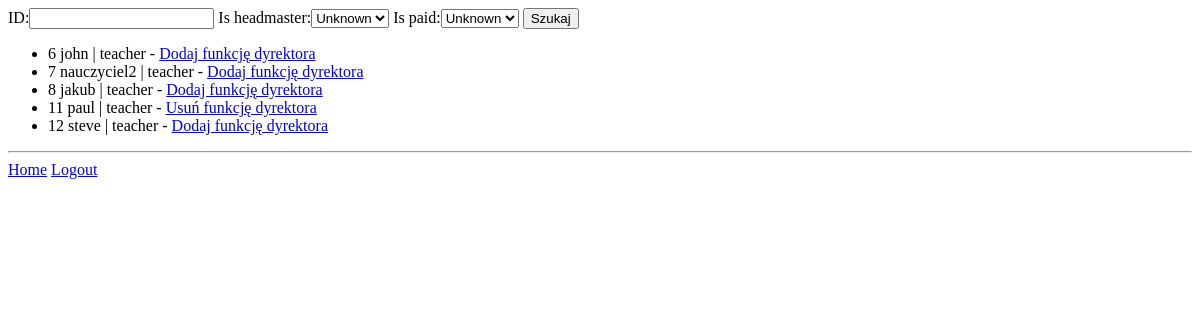
The page /administration/teachers/ (signed in) on the database as committed earlier.
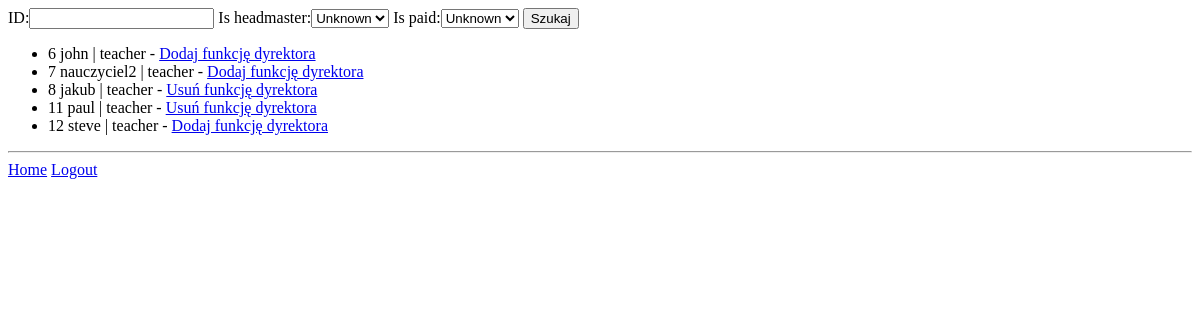
The same page on the database as committed later.
### teacher/models.py (models this page shows, shortened)
class Teacher(models.Model):
    user = models.OneToOneField(User, on_delete=models.CASCADE)
    school = models.ForeignKey(School, null=True, on_delete=models.CASCADE, blank=True)
    is_headmaster = models.BooleanField(default=False)
    is_paid = models.BooleanField(default=False)
    free_trial = models.BooleanField(default=True)
    def __str__(self):
        return f"{self.user} | teacher"

### administration/decorators.py (the view)
    def wrapper_func(request, *args, **kwargs):
        if request.user.is_superuser:
            return view_func(request, *args, **kwargs)
        return redirect('home')

### administration/views.py (called while the page is built)
@superuser_only
def teachers(request):
    teachers_qs = Teacher.objects.all()
    filter = TeacherFilter(request.GET, queryset=teachers_qs)
    teachers_qs = filter.qs
    context = {
        'teacher_qs': teachers_qs,
        'filter': filter,
    }
    return render(request, 'administration/teachers.html', context=context)

### templates/administration/teachers.html (shortened to what this page needs)
{% extends 'base.html' %}
{% block content %}
<form method="get">
{{ filter.form }}
<button type="submit">Szukaj</button>
</form>
<ul>
    {% for teacher in teacher_qs %}
    <li> {{ teacher.id }} {{ teacher }} - <a href="{% url 'administration-change_teacher_role' teacher.id %}">
        {% if teacher.is_headmaster %}
        Usuń funkcję dyrektora
        {% else %}
        Dodaj funkcję dyrektora
        {% endif %}
    </a></li>
    {% endfor %}
</ul>
{% endblock %}

Rows that differ between the two databases and show on the page:
changed Teacher "jakub | teacher": is_headmaster "Dodaj funkcję dyrektora" → "Usuń funkcję dyrektora"
